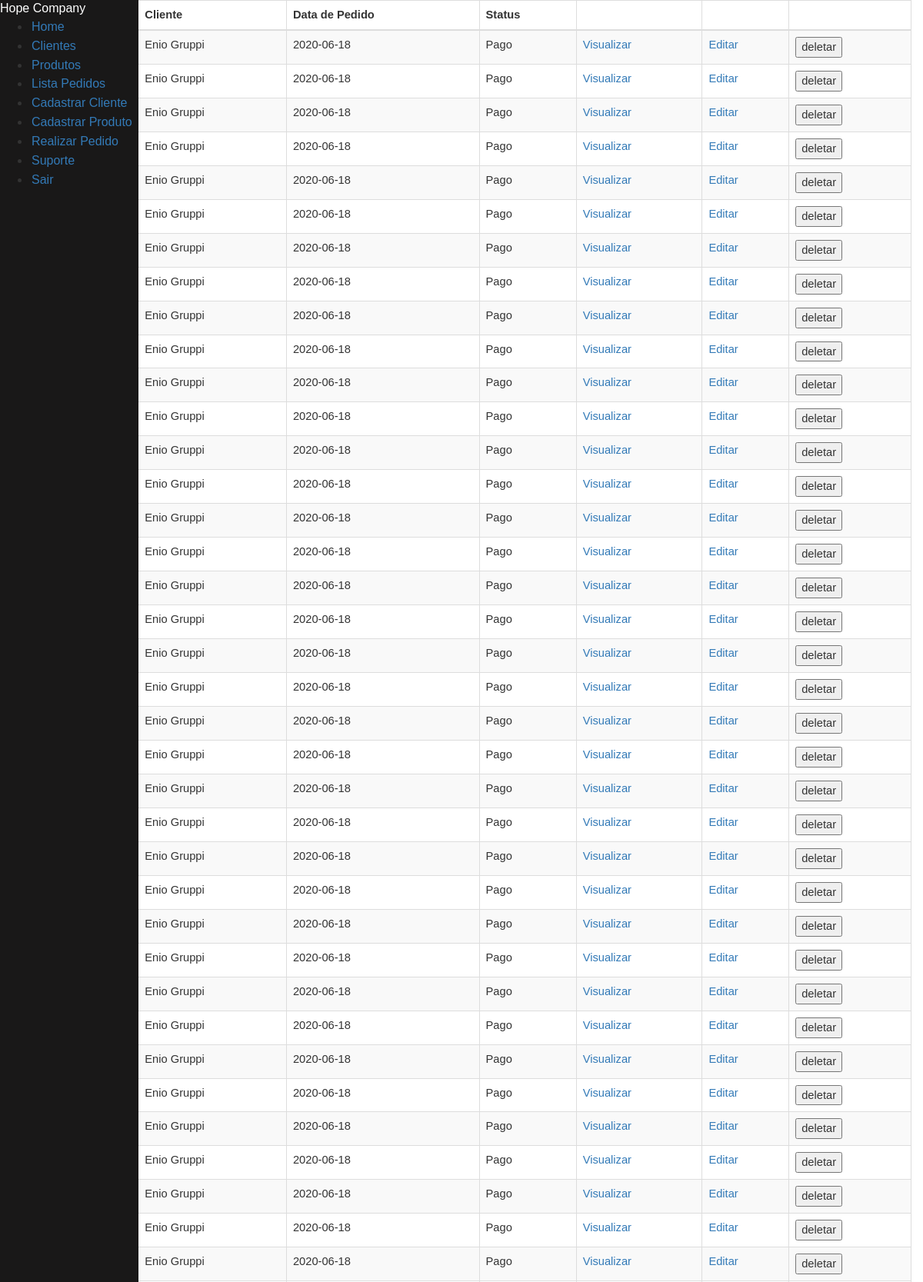
The app's page /pedido/ (upper part) with its own data.
### tables this page shows
CREATE TABLE pedido (
    id_pedido INTEGER PRIMARY KEY AUTOINCREMENT,
    id_cliente INTEGER NOT NULL,
    datahora DEFAULT CURRENT_DATE,
    ped_valor INTEGER,
    status VARCHAR(20),
    FOREIGN KEY(id_cliente) REFERENCES cliente(id_cliente)
);

CREATE TABLE cliente (
    id_cliente INTEGER PRIMARY KEY AUTOINCREMENT,
    nome VARCHAR(50) NOT NULL,
    sexo VARCHAR(1) NOT NULL,
    telefone CHAR(11) NULL,
    endereco CHAR(100) NULL,
    email CHAR(100) NULL
);

### clientes.py (the view)
@app.route("/pedido/")
def listar_pedidos_api():
    return render_template("lista_pedidos.html", pedidos = listar_pedidos())

### clientes.py (called while the page is built)
def row_to_dict(description, row):
    if row == None:
        return None
    d = {}
    for i in range(0, len(row)):
        d[description[i][0]] = row[i]
    return d

def rows_to_dict(description, rows):
    result = []
    for row in rows:
        result.append(row_to_dict(description, row))
    return result

def conectar():
    return sqlite3.connect('clientes.db')

def listar_pedidos():
    with closing(conectar()) as con, closing(con.cursor()) as cur:
        cur.execute("SELECT p.id_pedido, c.nome, p.datahora, p.status FROM pedido p INNER JOIN cliente c ON p.id_cliente = c.id_cliente  ORDER BY p.id_cliente")
        return rows_to_dict(cur.description, cur.fetchall())

### templates/lista_pedidos.html (shortened to what this page needs)
{% extends "menu.html" %}
{% block content %}
{% if id_pedido != 'novo' %}
<form class="form-horizontal" action="/edita-pedido/{{id_pedido}}" method="DELETE" id="form_principal">
{% endif %}
<div class="container col-md-16">
        <div class="table-responsive" id="sailorTableArea">
        <table id="sailorTable" class="table table-striped table-bordered" width="100%">
            <thead>
                <tr>
                    <th>Pedido</th>
                    <th>Cliente</th>
                    <th>Data de Pedido</th>
                    <th>Status</th>
                    <th></th>
                    <th></th>
                    <th></th>
                </tr>
            </thead>
            <tbody>
                {% for pedido in pedidos %}
                <tr>
                    <td>{{pedido['id_pedido']}}</td>
                    <td>{{pedido['nome']}}</td>
                    <td>{{pedido['datahora']}}</td>
                    <td>{{pedido['status']}}</td>
                    <td><a href="/visualiza_pedido/{{pedido['id_pedido']}}" class="botao">Visualizar</a></td>
                    <td><a href="/pedido/{{pedido['id_pedido']}}" class="botao">Editar</a></td>
                    <td><input type="button" value="deletar" name="deletar" id="deletar"  onclick="javascript:excluir({{pedido['id_pedido']}});"></td>
                </tr>
                {% endfor %}
            </tbody>
        </table>
        </div>
    </div>
</body>
{% endblock %}

### templates/menu.html (style rules this page uses)
body { background-color: #ffffff; }
table { font-family: Arial, Helvetica, sans-serif; font-weight: normal; font-size: 11pt; }

### records on screen
pedido: nome "Enio Gruppi", datahora "2020-06-18", status "Pago"
pedido: nome "Enio Gruppi", datahora "2020-06-18", status "Pago"
pedido: nome "Enio Gruppi", datahora "2020-06-18", status "Pago"
pedido: nome "Enio Gruppi", datahora "2020-06-18", status "Pago"
pedido: nome "Enio Gruppi", datahora "2020-06-18", status "Pago"
pedido: nome "Enio Gruppi", datahora "2020-06-18", status "Pago"
pedido: nome "Enio Gruppi", datahora "2020-06-18", status "Pago"
pedido: nome "Enio Gruppi", datahora "2020-06-18", status "Pago"
pedido: nome "Enio Gruppi", datahora "2020-06-18", status "Pago"
pedido: nome "Enio Gruppi", datahora "2020-06-18", status "Pago"
pedido: nome "Enio Gruppi", datahora "2020-06-18", status "Pago"
pedido: nome "Enio Gruppi", datahora "2020-06-18", status "Pago"
pedido: nome "Enio Gruppi", datahora "2020-06-18", status "Pago"
pedido: nome "Enio Gruppi", datahora "2020-06-18", status "Pago"
pedido: nome "Enio Gruppi", datahora "2020-06-18", status "Pago"
pedido: nome "Enio Gruppi", datahora "2020-06-18", status "Pago"
pedido: nome "Enio Gruppi", datahora "2020-06-18", status "Pago"
pedido: nome "Enio Gruppi", datahora "2020-06-18", status "Pago"
pedido: nome "Enio Gruppi", datahora "2020-06-18", status "Pago"
pedido: nome "Enio Gruppi", datahora "2020-06-18", status "Pago"
pedido: nome "Enio Gruppi", datahora "2020-06-18", status "Pago"
pedido: nome "Enio Gruppi", datahora "2020-06-18", status "Pago"
pedido: nome "Enio Gruppi", datahora "2020-06-18", status "Pago"
pedido: nome "Enio Gruppi", datahora "2020-06-18", status "Pago"
pedido: nome "Enio Gruppi", datahora "2020-06-18", status "Pago"
pedido: nome "Enio Gruppi", datahora "2020-06-18", status "Pago"
pedido: nome "Enio Gruppi", datahora "2020-06-18", status "Pago"
pedido: nome "Enio Gruppi", datahora "2020-06-18", status "Pago"
pedido: nome "Enio Gruppi", datahora "2020-06-18", status "Pago"
pedido: nome "Enio Gruppi", datahora "2020-06-18", status "Pago"
pedido: nome "Enio Gruppi", datahora "2020-06-18", status "Pago"
pedido: nome "Enio Gruppi", datahora "2020-06-18", status "Pago"
pedido: nome "Enio Gruppi", datahora "2020-06-18", status "Pago"
pedido: nome "Enio Gruppi", datahora "2020-06-18", status "Pago"
pedido: nome "Enio Gruppi", datahora "2020-06-18", status "Pago"
pedido: nome "Enio Gruppi", datahora "2020-06-18", status "Pago"
pedido: nome "Enio Gruppi", datahora "2020-06-18", status "Pago"
